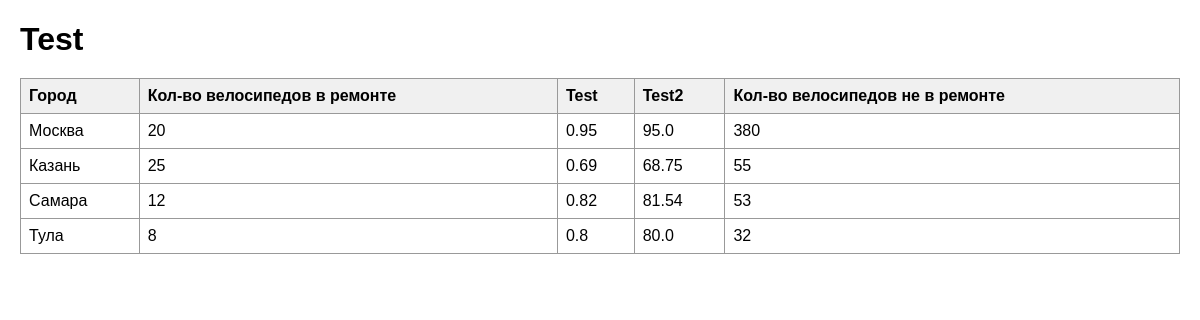
Before: /view/test with the older database file.
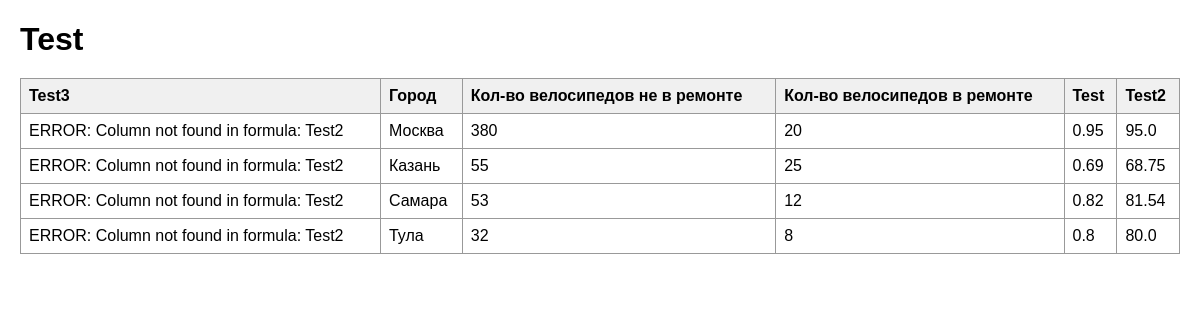
After: the same page with the newer database file.
### tables this page shows
CREATE TABLE view_columns (
            id INTEGER PRIMARY KEY AUTOINCREMENT,
            view_id INTEGER NOT NULL,
            source_column_name TEXT NOT NULL,
            display_name TEXT NOT NULL,
            is_visible INTEGER NOT NULL DEFAULT 1,
            sort_order INTEGER NOT NULL DEFAULT 0,
            FOREIGN KEY(view_id) REFERENCES views(id)
        );

CREATE TABLE computed_columns (
            id INTEGER PRIMARY KEY AUTOINCREMENT,
            view_id INTEGER NOT NULL,
            column_name TEXT NOT NULL,
            formula TEXT NOT NULL,
            is_visible INTEGER NOT NULL DEFAULT 1,
            sort_order INTEGER NOT NULL DEFAULT 1000,
            FOREIGN KEY(view_id) REFERENCES views(id)
        );

### app/main.py (the view)
@app.get("/view/{slug}", response_class=HTMLResponse)
async def public_view(request: Request, slug: str):
    view_obj = get_view_by_slug(slug)
    if not view_obj:
        raise HTTPException(status_code=404, detail="View not found")
    df = build_view_dataframe(view_obj)
    return templates.TemplateResponse(
        request=request,
        name="public_view.html",
        context={
            "view_obj": view_obj,
            "columns": df.columns.tolist(),
            "rows": df.to_dict(orient="records"),
        }
    )

### templates/public_view.html (shortened to what this page needs)
<!DOCTYPE html>
<html lang="ru">
<head>
</head>
<body>
    <h1>{{ view_obj.name }}</h1>
    <div class="table-wrap">
        <table>
            <thead>
                <tr>
                    {% for col in columns %}
                    <th>{{ col }}</th>
                    {% endfor %}
                </tr>
            </thead>
            <tbody>
                {% for row in rows %}
                <tr>
                    {% for col in columns %}
                    <td>{{ row.get(col, "") }}</td>
                    {% endfor %}
                </tr>
                {% endfor %}
            </tbody>
        </table>
    </div>
</body>
</html>

Changed rows visible on the page:
added computed_columns: column_name "Test3", get "ERROR: Column not found in formula: Test2"
changed computed_columns "Кол-во велосипедов не в ремонте": moves up the list
